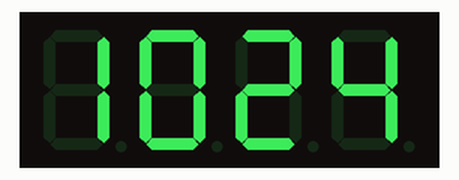
This program was run on a simulated Raspberry Pi (BCM pin numbers). Shown: 4-digit seven-segment display. The clock reads 2024-03-15 10:24:30 at power-on unless the program sets it; library files of the repository ran but are not shown: tm1637.py.

Above: at 0.1 s.
At 63.3 s:
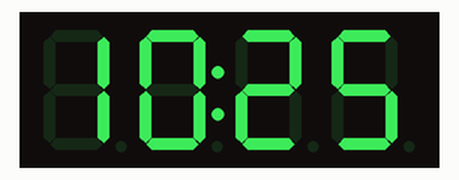
At 128.5 s:
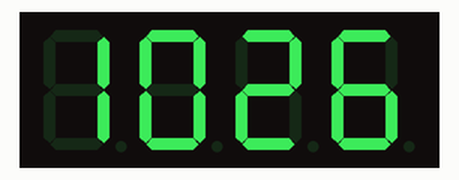

The program:

clock.py
```python
import time
import signal
from datetime import datetime
from threading import Event

import RPi.GPIO as GPIO

from tm1637 import TM1637, BRIGHT_DARKEST

__author__ = "Evgeny Goncharov"

run_service = Event()
run_service.set()


def handler(signum, frame):
    run_service.clear()
    print("Signal to stop container {}".format(signum))


signal.signal(signal.SIGTERM, handler)

# CLK -> GPIO23 (Pin 16)
# Di0 -> GPIO24 (Pin 18)

CLK = 23
DIO = 24

Display = TM1637(CLK, DIO, BRIGHT_DARKEST)


while run_service.is_set():
    date = datetime.now()

    hour = date.hour
    minute = date.minute
    second = date.second

    currenttime = [int(hour / 10), hour % 10, int(minute / 10), minute % 10]

    Display.show(currenttime)
    Display.show_double_point(second % 2)

    try:
        time.sleep(1)
    except:
        pass

Display.set_brightness(0)
Display.clear()

GPIO.cleanup([CLK, DIO])
```
